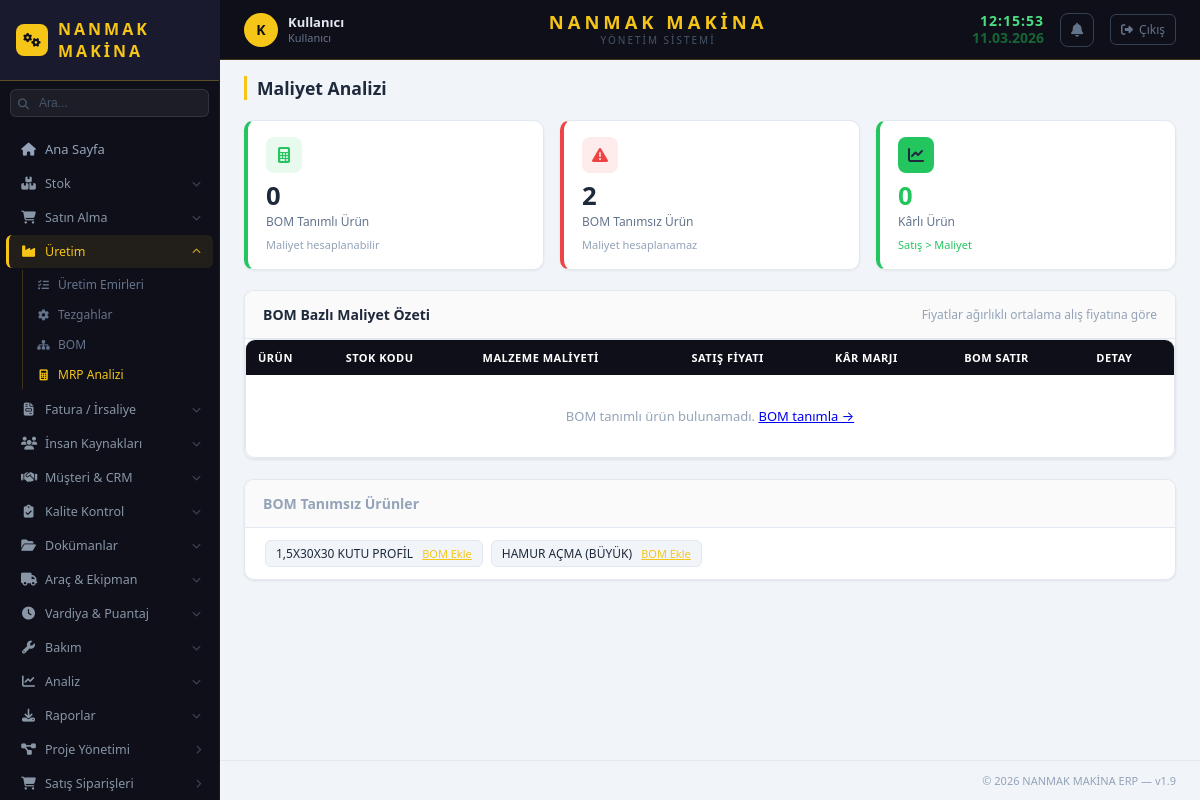
The app's page /uretim/maliyet (signed in) with its own data.
### app/stok/models/sistem_ayar.py (models this page shows, shortened)
class SistemAyar(db.Model):
    __tablename__ = 'sistem_ayar'
    id = db.Column(db.Integer, primary_key=True, autoincrement=True)
    anahtar = db.Column(db.String(100), unique=True, nullable=False)
    deger = db.Column(db.Text)
    aciklama = db.Column(db.String(200))
    guncelleme = db.Column(db.String(30), default=lambda: datetime.now().strftime('%d.%m.%Y %H:%M'))
    @staticmethod
    def get(anahtar, varsayilan=''):
        ayar = SistemAyar.query.filter_by(anahtar=anahtar).first()
        return ayar.deger if ayar else varsayilan

### app/stok/models/urun.py (models this page shows, shortened)
class Urun(db.Model):
    __tablename__ = 'urun'
    id = db.Column(db.Integer, primary_key=True, autoincrement=True)
    stok_kodu = db.Column(db.String(50), unique=True, nullable=False)
    barkod = db.Column(db.String(50))
    urun_adi = db.Column(db.String(200), nullable=False)
    birim = db.Column(db.String(20), nullable=False)
    kategori_id = db.Column(db.Integer, db.ForeignKey('kategori.id'))
    min_stok = db.Column(db.Float, default=0)
    max_stok = db.Column(db.Float, default=0)
    parti_takibi = db.Column(db.Integer, default=0)
    aktif = db.Column(db.Integer, default=1)
    alis_fiyati = db.Column(db.Float, default=0)
    satis_fiyati = db.Column(db.Float, default=0)
    kdv_orani = db.Column(db.Float, default=18)
    tedarikci_id = db.Column(db.Integer, db.ForeignKey('tedarikci.id'), nullable=True)
    olusturma_tarihi = db.Column(db.String(20), default=lambda: datetime.now().strftime('%d.%m.%Y'))
    kategori = db.relationship('Kategori', backref='urunler')
    tedarikci = db.relationship('Tedarikci', backref='urunler', foreign_keys=[tedarikci_id])

### app/uretim/routes/maliyet_routes.py (the view)
@maliyet_bp.route('/maliyet')
def maliyet_analiz():
    urunler_bomlu = []
    urunler_bomsuz = []
    urunler = Urun.query.filter_by(aktif=1).all()
    for urun in urunler:
        sonuc = _bom_maliyet_hesapla(urun.id, 1)
        if sonuc:
            urunler_bomlu.append({
                'urun': urun,
                'maliyet': sonuc['toplam_malzeme'],
                'satir_sayisi': len(sonuc['satirlar']),
                'kar_marji': round(
                    ((urun.satis_fiyati - sonuc['toplam_malzeme']) / urun.satis_fiyati * 100), 1
                ) if urun.satis_fiyati and urun.satis_fiyati > 0 else None
            })
        else:
            urunler_bomsuz.append(urun)
    return render_template('maliyet/maliyet_analiz.html',
                           urunler_bomlu=urunler_bomlu,
                           urunler_bomsuz=urunler_bomsuz)

### app/stok/templates/maliyet/maliyet_analiz.html (shortened to what this page needs)
{% extends "base.html" %}
{% block page_title %}Maliyet Analizi{% endblock %}
{% block content %}
<div class="stats-grid">
    <div class="stat-card stok">
        <div class="stat-icon"><i class="fas fa-calculator"></i></div>
        <div class="stat-value">{{ urunler_bomlu | length }}</div>
        <div class="stat-label">BOM Tanımlı Ürün</div>
        <span class="stat-change">Maliyet hesaplanabilir</span>
    </div>
    <div class="stat-card kritik">
        <div class="stat-icon"><i class="fas fa-exclamation-triangle"></i></div>
        <div class="stat-value">{{ urunler_bomsuz | length }}</div>
        <div class="stat-label">BOM Tanımsız Ürün</div>
        <span class="stat-change">Maliyet hesaplanamaz</span>
    </div>
    {% set karli = urunler_bomlu | selectattr('kar_marji', 'ne', none) | selectattr('kar_marji', 'gt', 0) | list %}
    <div class="stat-card" style="border-left:4px solid var(--color-green);">
        <div class="stat-icon" style="background:var(--color-green);"><i class="fas fa-chart-line"></i></div>
        <div class="stat-value" style="color:var(--color-green);">{{ karli | length }}</div>
        <div class="stat-label">Kârlı Ürün</div>
        <span class="stat-change positive">Satış > Maliyet</span>
    </div>
</div>
<div class="card">
    <div class="card-header">
        <h3 class="card-title">BOM Bazlı Maliyet Özeti</h3>
        <span style="font-size:12px;color:var(--color-muted);">Fiyatlar ağırlıklı ortalama alış fiyatına göre</span>
    </div>
    <div class="table-container" style="box-shadow:none;">
        <table class="data-table">
            <thead>
                <tr>
                    <th>Ürün</th><th>Stok Kodu</th><th>Malzeme Maliyeti</th>
                    <th>Satış Fiyatı</th><th>Kâr Marjı</th><th>BOM Satır</th><th>Detay</th>
                </tr>
            </thead>
            <tbody>
            {% for item in urunler_bomlu | sort(attribute='maliyet', reverse=True) %}
            <tr>
                <td><strong>{{ item.urun.urun_adi }}</strong></td>
                <td><code>{{ item.urun.stok_kodu }}</code></td>
                <td style="font-weight:600;">{{ '%.4f' | format(item.maliyet) }} TL</td>
                <td>{{ '%.4f' | format(item.urun.satis_fiyati) if item.urun.satis_fiyati else '-' }}</td>
                <td>
                    {% if item.kar_marji is not none %}
                        <span style="color:{% if item.kar_marji > 0 %}var(--color-green){% else %}var(--color-red){% endif %};font-weight:600;">
                            %{{ item.kar_marji }}
                        </span>
                    {% else %}
                        <span style="color:var(--color-muted);">Satış fiyatı yok</span>
                    {% endif %}
                </td>
                <td>{{ item.satir_sayisi }}</td>
                <td><a href="{{ url_for('maliyet.urun_maliyet_detay', urun_id=item.urun.id) }}" class="btn btn-ghost btn-sm">Detay</a></td>
            </tr>
            {% else %}
            <tr><td colspan="7" style="text-align:center;padding:32px;color:var(--color-muted);">
                BOM tanımlı ürün bulunamadı. <a href="{{ url_for('bom.bom_ekle') }}">BOM tanımla →</a>
            </td></tr>
            {% endfor %}
            </tbody>
        </table>
    </div>
</div>
{% if urunler_bomsuz %}
<div class="card" style="margin-top:16px;">
    <div class="card-header">
        <h3 class="card-title" style="color:var(--color-muted);">BOM Tanımsız Ürünler</h3>
    </div>
    <div style="padding:12px 20px;display:flex;flex-wrap:wrap;gap:8px;">
        {% for u in urunler_bomsuz %}
        <span style="background:var(--color-bg-alt);border:1px solid var(--color-border);border-radius:6px;padding:4px 10px;font-size:12px;">
            {{ u.urun_adi }}
            <a href="{{ url_for('bom.bom_ekle') }}" style="margin-left:6px;color:var(--color-primary);font-size:11px;">BOM Ekle</a>
        </span>
        {% endfor %}
    </div>
</div>
{% endif %}
{% endblock %}

### app/stok/templates/base.html (shortened to what this page needs)
<!DOCTYPE html>
<html lang="tr">
<head>
    <link rel="stylesheet" href="{{ url_for('static', filename='css/main.css') }}">
    <link rel="stylesheet" href="https://cdnjs.cloudflare.com/ajax/libs/font-awesome/6.4.0/css/all.min.css">
</head>
<body>
<aside class="sidebar">
    <div class="sidebar-logo">
        {% if firma_logo %}
        <img src="{{ url_for('static', filename='img/' + firma_logo) }}"
             alt="{{ firma_adi }}" style="height:36px;max-width:140px;object-fit:contain;">
        {% else %}
        <span class="sidebar-logo-icon"><i class="fas fa-cogs"></i></span>
        <span class="sidebar-logo-text">{{ firma_adi }}</span>
        {% endif %}
    </div>
    <div class="sidebar-arama">
        <i class="fas fa-search sidebar-arama-ikon"></i>
        <input type="text" id="global-arama" placeholder="Ara..." autocomplete="off">
    </div>
    <nav class="sidebar-nav">
        <a href="/" class="nav-item {% if request.path == '/' %}active{% endif %}">
            <i class="fas fa-home"></i><span>Ana Sayfa</span>
        </a>
        <div class="nav-group">
            <div class="nav-group-title" id="btn-stok-menu">
                <i class="fas fa-boxes ng-icon"></i>
                <span class="ng-label">Stok</span>
                <i class="fas fa-chevron-down ng-arrow"></i>
            </div>
        </div>
        <div class="nav-group">
            <div class="nav-group-title" id="btn-satin-menu">
                <i class="fas fa-shopping-cart ng-icon"></i>
                <span class="ng-label">Satın Alma</span>
                <i class="fas fa-chevron-down ng-arrow"></i>
            </div>
        </div>
        <div class="nav-group">
            <div class="nav-group-title" id="btn-uretim-menu">
                <i class="fas fa-industry ng-icon"></i>
                <span class="ng-label">Üretim</span>
                <i class="fas fa-chevron-down ng-arrow"></i>
            </div>
            <div id="uretim-menu" class="nav-submenu">
                <a href="{{ url_for('uretim.uretim_emri_liste') }}"><i class="fas fa-tasks"></i> Üretim Emirleri</a>
                <a href="{{ url_for('tezgah.tezgah_liste') }}"><i class="fas fa-cog"></i> Tezgahlar</a>
                <a href="{{ url_for('bom.bom_liste') }}"><i class="fas fa-sitemap"></i> BOM</a>
                <a href="{{ url_for('mrp.mrp_analiz') }}" style="color:var(--sari);"><i class="fas fa-calculator"></i> MRP Analizi</a>
            </div>
        </div>
        <div class="nav-group">
            <div class="nav-group-title" id="btn-fatura-menu">
                <i class="fas fa-file-invoice ng-icon"></i>
                <span class="ng-label">Fatura / İrsaliye</span>
                <i class="fas fa-chevron-down ng-arrow"></i>
            </div>
        </div>
        {% if session.get('admin') or yetki.get('ik') %}
        <div class="nav-group">
            <div class="nav-group-title" id="btn-ik-menu">
                <i class="fas fa-users ng-icon"></i>
                <span class="ng-label">İnsan Kaynakları</span>
                <i class="fas fa-chevron-down ng-arrow"></i>
            </div>
        </div>
        {% endif %}
        {% if aktif_moduller.get('crm') %}
        <div class="nav-group">
            <div class="nav-group-title" id="btn-crm-menu">
                <i class="fas fa-handshake ng-icon"></i>
                <span class="ng-label">Müşteri & CRM</span>
                <i class="fas fa-chevron-down ng-arrow"></i>
            </div>
        </div>
        {% endif %}
        {% if aktif_moduller.get('kalite') %}
        <div class="nav-group">
            <div class="nav-group-title" id="btn-kalite-menu">
                <i class="fas fa-clipboard-check ng-icon"></i>
                <span class="ng-label">Kalite Kontrol</span>
                <i class="fas fa-chevron-down ng-arrow"></i>
            </div>
        </div>
        {% endif %}
        {% if aktif_moduller.get('dokuman') %}
        <div class="nav-group">
            <div class="nav-group-title" id="btn-dokuman-menu">
                <i class="fas fa-folder-open ng-icon"></i>
                <span class="ng-label">Dokümanlar</span>
                <i class="fas fa-chevron-down ng-arrow"></i>
            </div>
        </div>
        {% endif %}
        {% if aktif_moduller.get('arac') %}
        <div class="nav-group">
            <div class="nav-group-title" id="btn-arac-menu">
                <i class="fas fa-truck ng-icon"></i>
                <span class="ng-label">Araç & Ekipman</span>
                <i class="fas fa-chevron-down ng-arrow"></i>
            </div>
        </div>
        {% endif %}
        {% if aktif_moduller.get('vardiya') %}
        <div class="nav-group">
            <div class="nav-group-title" id="btn-vardiya-menu">
                <i class="fas fa-clock ng-icon"></i>
                <span class="ng-label">Vardiya & Puantaj</span>
                <i class="fas fa-chevron-down ng-arrow"></i>
            </div>
        </div>
        {% endif %}
        {% if aktif_moduller.get('bakim') %}
        <div class="nav-group">
            <div class="nav-group-title" id="btn-bakim-menu">
                <i class="fas fa-wrench ng-icon"></i>
                <span class="ng-label">Bakım</span>
                <i class="fas fa-chevron-down ng-arrow"></i>
            </div>
        </div>
        {% endif %}
        <div class="nav-group">
            <div class="nav-group-title" id="btn-analiz-menu">
                <i class="fas fa-chart-line ng-icon"></i>
                <span class="ng-label">Analiz</span>
                <i class="fas fa-chevron-down ng-arrow"></i>
            </div>
        </div>
        <div class="nav-group">
            <div class="nav-group-title" id="btn-rapor-menu">
                <i class="fas fa-download ng-icon"></i>
                <span class="ng-label">Raporlar</span>
                <i class="fas fa-chevron-down ng-arrow"></i>
            </div>
        </div>
        {% if aktif_moduller.get('proje') %}
        <div class="nav-group">
            <div class="nav-group-title" id="btn-proje-menu">
                <i class="fas fa-project-diagram ng-icon"></i>
                <span class="ng-label">Proje Yönetimi</span>
                <i class="fas fa-chevron-right ng-arrow"></i>
            </div>
        </div>
        {% endif %}
        {% if aktif_moduller.get('siparis') %}
        <div class="nav-group">
            <div class="nav-group-title" id="btn-siparis-menu">
                <i class="fas fa-shopping-cart ng-icon"></i>
                <span class="ng-label">Satış Siparişleri</span>
                <i class="fas fa-chevron-right ng-arrow"></i>
            </div>
        </div>
        {% endif %}
    </nav>
</aside>
<div class="main-wrapper">
    <header class="top-header">
        <div class="header-left">
            <a href="{{ url_for('kullanici.profil') }}" class="header-user" title="Profilim" style="text-decoration:none;">
                <div class="header-user-avatar">{{ session.get('tam_ad', 'K')[:1] | upper }}</div>
                <div class="header-user-info">
                    <span class="header-user-name">{{ session.get('tam_ad', 'Kullanıcı') }}</span>
                    <span class="header-user-role">{% if session.get('admin') %}Admin{% else %}Kullanıcı{% endif %}</span>
                </div>
            </a>
        </div>
        <div class="header-center">
            <div class="header-firma">{{ firma_adi }}</div>
            <div class="header-firma-alt">{{ firma_alt_baslik }}</div>
        </div>
        <div class="header-right">
            <div class="header-datetime">
                <span class="header-saat" id="header-saat">--:--:--</span>
                <span class="header-tarih" id="header-tarih">--.--.----</span>
            </div>
            <div class="bildirim-wrapper" id="bildirim-wrapper">
                <button class="bildirim-btn" onclick="toggleBildirimler()" title="Bildirimler">
                    <i class="fas fa-bell"></i>
                </button>
            </div>
            <a href="{{ url_for('kullanici.cikis') }}" class="header-cikis" title="Çıkış Yap">
                <i class="fas fa-sign-out-alt"></i>
                <span>Çıkış</span>
            </a>
        </div>
    </header>
    <div class="page-header">
        <h2 class="page-title">{% block page_title %}{% endblock %}</h2>
    </div>
    <main class="main-content">
        {% block content %}{% endblock %}
    </main>
    <footer class="footer">
        <span>© 2026 {{ firma_adi }} ERP — v1.9</span>
    </footer>
</div>
</body>
</html>

### records on screen
SistemAyar: deger "NANMAK MAKİNA"
SistemAyar: deger "YÖNETIM SISTEMI"
Urun: urun_adi "1,5X30X30 KUTU PROFİL"
Urun: urun_adi "HAMUR AÇMA (BÜYÜK)"

### other values on screen
{{ session.get('tam_ad', 'K')[:1] | upper }} "K"
{{ session.get('tam_ad', 'Kullanıcı') }} "Kullanıcı"
{{ urunler_bomlu | length }} "0"
{{ urunler_bomsuz | length }} "2"
{{ karli | length }} "0"
